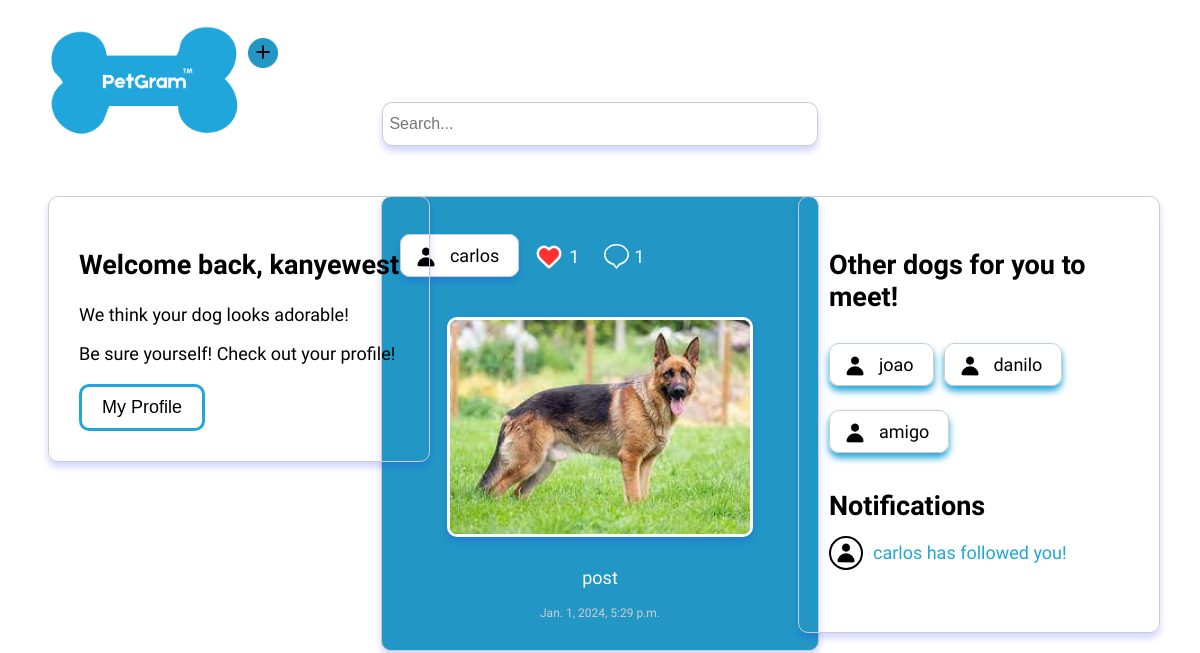
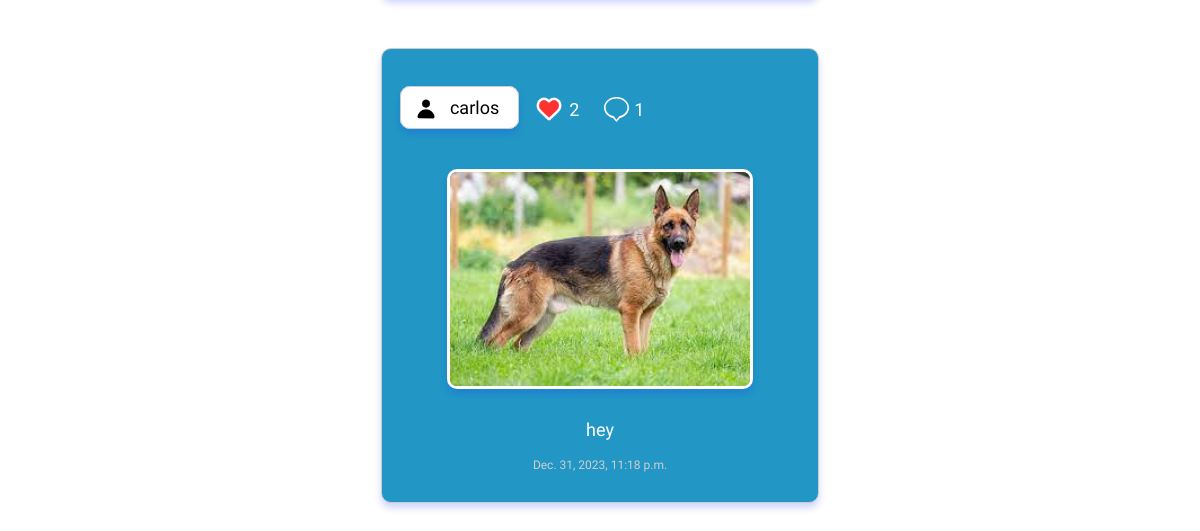
/home/ (signed in), run on an earlier commit of the app's database (2 pictures, top to bottom).
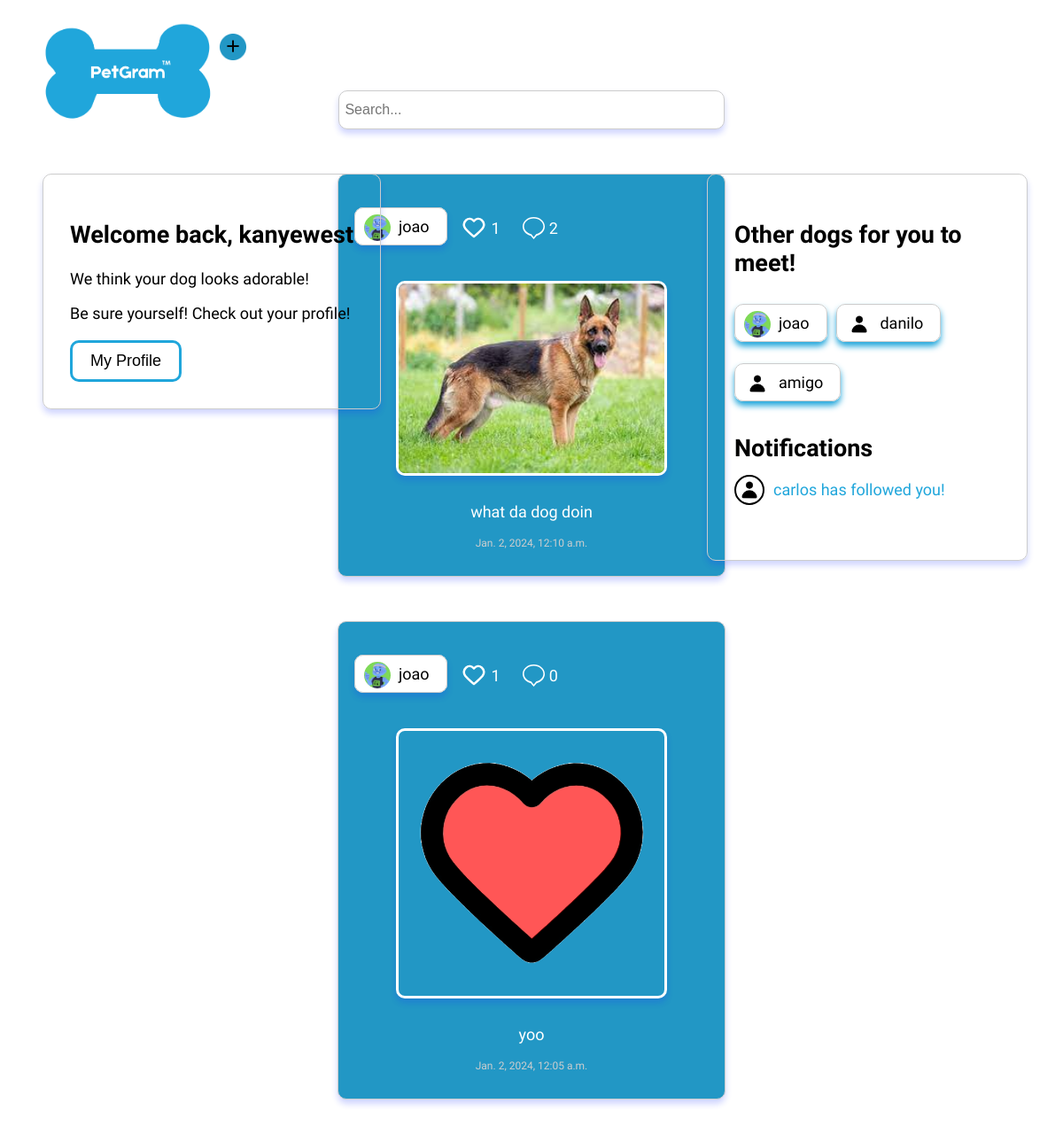
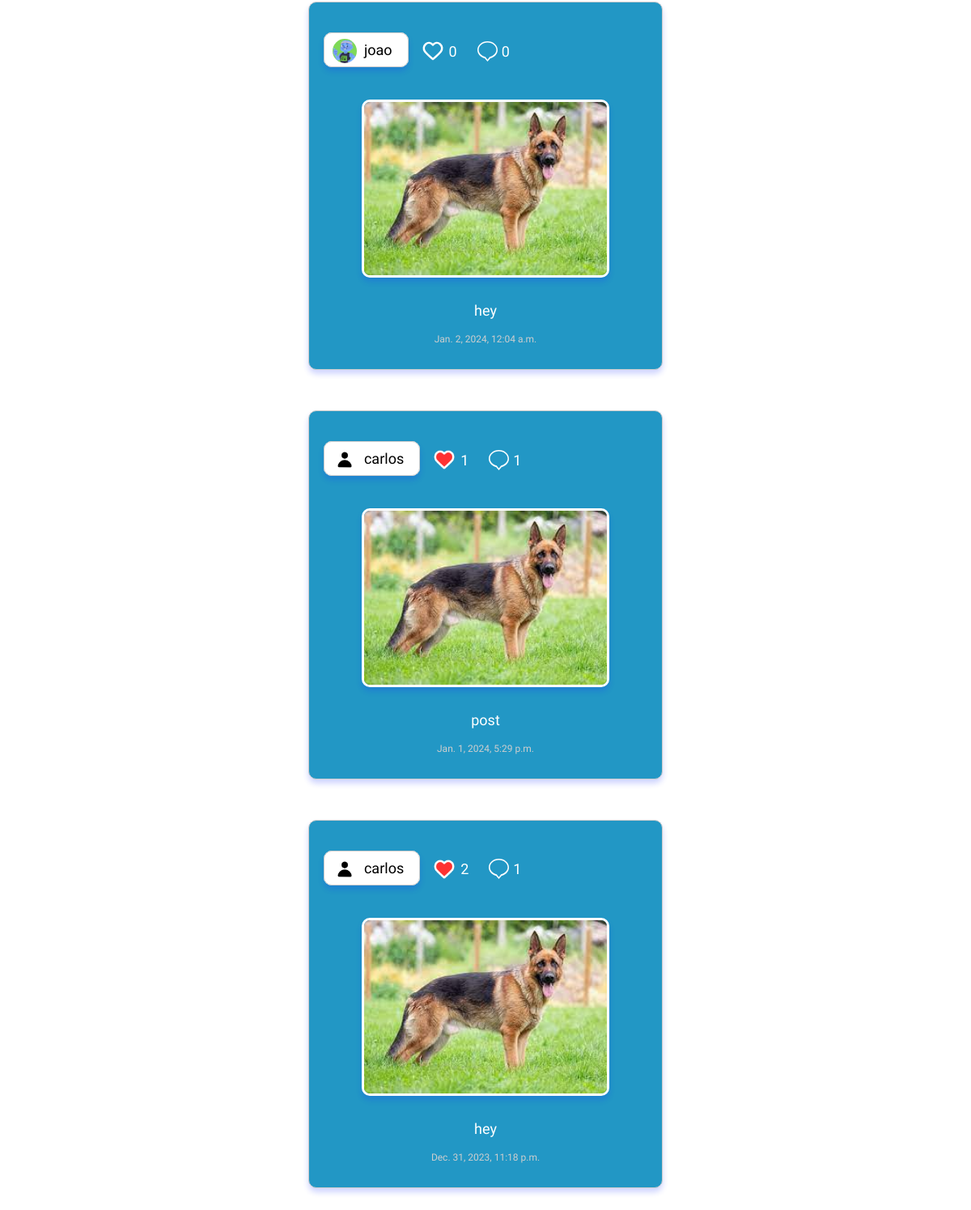
And on a later commit of the database (2 pictures, top to bottom).
### myapp/models.py (models this page shows, shortened)
class User(AbstractUser):
    SPECIES_CHOICES = [
        ('dog', 'Dog'),
        ('cat', 'Cat'),
        ('bird', 'Bird'),
        ('fish', 'Fish'),
        ('rabbit', 'Rabbit'),
        ('hamster', 'Hamster'),
        ('turtle', 'Turtle'),
        ('horse', 'Horse'),
        ('snake', 'Snake'),
        ('lizard', 'Lizard'),
        ('pig', 'Pig'),
        ('monkey', 'Monkey'),
        ('other', 'Other'),
    ]
    profile_image = models.ImageField(null=True, blank=True, upload_to='images/')
    phone = models.CharField(max_length=20, null=True, blank=True)
    address = models.CharField(max_length=50, null=True, blank=True)
    amount_of_followers = models.IntegerField(default=0)
    amount_of_following = models.IntegerField(default=0)
    followers = models.ManyToManyField('self', blank=True, symmetrical=False)
    following = models.ManyToManyField('self', blank=True, symmetrical=False, related_name='following_user')
    species = models.CharField(max_length=10, choices=SPECIES_CHOICES, null=True, blank=True)

class UserProfile(models.Model):
    user = models.OneToOneField(User, on_delete=models.CASCADE)
    profile_image = models.ImageField(upload_to='images/', default='images/defaultuser.png')
    bio = models.CharField(max_length=100, null=True, blank=True)

class Notification(models.Model):
    user = models.ForeignKey(User, on_delete=models.CASCADE)
    message = models.CharField(max_length=100, null=True, blank=True)
    user_profile = models.ForeignKey(UserProfile, on_delete=models.CASCADE, null=True)
    post = models.ForeignKey(Post, on_delete=models.CASCADE, null=True)

class Post(models.Model):
    user_profile = models.ForeignKey(UserProfile, on_delete=models.CASCADE, null=True)
    user = models.ForeignKey(User, on_delete=models.CASCADE, null=True, blank=True)
    image = models.ImageField(null=True, upload_to='images/')
    description = models.CharField(max_length=500, null=True, blank=True)
    date = models.DateTimeField(auto_now_add=True)
    likes = models.IntegerField(default=0)
    comment = models.IntegerField(default=0)
    who_liked = models.ManyToManyField(User, related_name='liked_posts', blank=True)

### myapp/views.py (the view)
# urls.py: 2. Add a URL to urlpatterns:  path('', views.home, name='home')
@login_required
def home(request, selected_username=None):
    searched = request.GET.get('searched', '')
    if searched:
        users = User.objects.filter(username__contains=searched)
        posts = Post.objects.filter(description__contains=searched)
        return render(request, 'search_results.html', {'searched': searched, 'users': users})
    followers = request.user.followers.all()
    current_user = request.user
    users = User.objects.all()
    userprofiles = UserProfile.objects.all()
    notifications = Notification.objects.filter(user=current_user).order_by('-id')
    if current_user.is_authenticated:
        posts = Post.objects.all().order_by('-id')
        if selected_username:
            try:
                user_profile = UserProfile.objects.get(user__username=selected_username)
            except UserProfile.DoesNotExist:
                user_profile = None
        else:
            user_profile = current_user.userprofile
        liked_posts = Likes.objects.filter(user=current_user).values_list('post', flat=True)
        return render(request, 'home.html', {'posts': posts, 'user_profile': user_profile, 'liked_posts': liked_posts, 'users': users, 'followers': followers, 'current_user': current_user, 'userprofiles': userprofiles, 'notifications' : notifications})
    else:
        return redirect('login')

### myapp/templates/home.html (shortened to what this page needs)
{% extends "homebase.html" %}
{% block content %}
<!DOCTYPE html>
<html lang="en">
<head>
</head>
<body>
    {% load static %}
        <img id="logo" src="{% static 'img/logo.png' %}" alt="Petgram Logo">
        <a href="{% url 'create' %}">
            <img id="new" src="{% static 'img/addNewpost.png' %}" alt="Add a new post" title="Add a new post">
        </a>
        <form id="search-bar" method = POST action = "{% url 'search_results' %}" name = "searched">
            <input type="text" placeholder=" Search..." name = "searched">
        </form>
    <div class="posts">
        <div class="card2">
            <div class="card-content">
                <h2>Other {{user.species}}{% if user.species == 'fish' %}e{% endif %}s for you to meet!</h2>
                <div class = "user_box">
                    {% for userprofile in userprofiles|slice:":5" %}
                        {% if userprofile.user.species == current_user.species and userprofile.user != current_user %}
                            <a href="{% url 'view_other_profile' username=userprofile.user.username %}">
                                <pre><span style = "box-shadow: 0 5px 7px #20A6DB" ><img id = "profilepic" src="{{ userprofile.profile_image.url }}" alt="">  {{ userprofile.user.username }}  </span></pre>
                            </a>
                        {% endif %}
                    {% endfor %}
                </div>
                <h2 style = "margin-top: 30px;">Notifications</h2>
                {% for notification in notifications|slice:":5" %}
                {% if notification.user_profile.user != current_user %}
                <div class = notification_info>
                        {% if not notification.post %}
                        <img id = "profilepic" style = "border: 2px solid black" src="{{ notification.user_profile.profile_image.url }}" alt="">
                            <a href="{% url 'view_other_profile' username=notification.user_profile.user.username %}" style = "position: relative;
                            left: 10px;">
                                <p>{{ notification.message }}</p>
                            </a>
                        {% else %}
                        <img id = "profilepic" style = "border-radius: 0px; border: 1px solid black" src="{{ notification.post.image.url }}" alt="">
                            <a href="{% url 'comment_post' notification.post.id %}" style = "position: relative;
                            left: 10px;">
                                <p>{{ notification.message }}</p>
                            </a>
                        {% endif %}
                </div>
                {% endif %}
                {% endfor %}
            </div>
        </div>
        <div class="posts">
            <div class="card">
                <div class="card-content">
                    <h2>Welcome back, {{user.username}}</h2>
                    <p>We think your {{user.species}} looks adorable!</p>
                    <p>Be sure yourself! Check out your profile!</p>
                    <a href="{% url 'view_other_profile' username=user.username %}"><button>My Profile</button></a>
                </div>
            </div>
        {% for post in posts %}
        {% if current_user in post.user.followers.all %}
            <div class="post">
                <div class = "info">
                    <a href="{% url 'view_other_profile' username=post.user.username %}">
                        <pre><span><img id = "profilepic" src="{{ post.user_profile.profile_image.url }}" alt="">  {{ post.user.username }}  </span></pre>
                    </a>
                <div id = "postlikes">
                        {% if post.id in liked_posts %}
                        <a href="{% url 'like_post' post.id %}">
                            <img id = "heart" src="{% static 'img/LikedPost.png' %}" alt="">
                        </a><p>{{ post.likes}}</p>
                        {% else %}
                        <a href="{% url 'like_post' post.id %}">
                            <img id = "heart" src="{% static 'img/likePost.svg' %}" alt="">
                        </a><p>{{ post.likes}}</p>
                        {% endif %}
                        <a href="{% url 'comment_post' post.id %}">
                            <img id = "heart" style = "width: 25px" src="{% static 'img/comment.svg' %}" alt="">
                        </a><p>{{post.comment}}</p>
                </div>
                </div>
            {% if post.image %}
                <img id = "post_image" src="{{ post.image.url }}" alt="">
            {% endif %}
            <p>{{ post.description }}</p>
            <p id = "date">{{ post.date }}</p>
        </div>
        {% endif %}
        {% endfor %}
    </div>
</body>
</html>
{% endblock %}

### myapp/templates/homebase.html (shortened to what this page needs)
<!DOCTYPE html>
<html lang="en">
<head>
    {% load static %}
    <link rel="stylesheet" href="{% static 'homestyle.css' %}">
</head>
<body>
        {% block content %}{% endblock %}
</body>
</html>

### myapp/static/homestyle.css (style rules this page uses)
body { font-family: 'Afacad', sans-serif; font-size: 18px; }
img { top: 20px; display: block; margin: 30px auto; width: 75%; }
#post_image { border-radius: 10px; box-shadow: 0 5px 7px rgba(22, 45, 255, 0.2); border: 3px solid #ffffff; }
.post { margin: 50px auto; width: 400px; padding: 1em; padding-top: 30px; border: 1px solid #CCC; border-radius: 10px; background-color: #2297c5; box-shadow: 0 5px 7px rgba(22, 45, 255, 0.2); height: 115%; }
#logo { float:left; width: 200px; margin: 10px 0; margin-left: 40px; }
.post p { color : white; text-align: center; }
span { color: rgb(0, 0, 0); font-size: 18px; border: 1px solid #CCC; border-radius: 10px; padding: 10px; box-shadow: 0 5px 7px rgba(22, 45, 255, 0.2); background-color: #ffffff; }
#new { display: inline-block; width: 30px; }
.card { position: fixed; float: left; margin-left: 40px; border: 1px solid #CCC; border-radius: 10px; padding: 30px; box-shadow: 0 5px 7px rgba(22, 45, 255, 0.2); }
#profilepic { margin : -10px 0; display: inline-block; width: 30px; height: 30px; border-radius: 50%; overflow: hidden; }
.card2 { width: 300px; border: 1px solid #CCC; border-radius: 10px; padding: 30px; box-shadow: 0 5px 7px rgba(22, 45, 255, 0.2); position: fixed; right: 40px; height:375px; overflow: auto; }
#search-bar { display: flex; justify-content: center; align-items: center; margin-right: 240px; }
#search-bar input[type="text"] { width: 430px; height: 40px; font-size: 16px; border: 1px solid #CCC; border-radius: 10px; box-shadow: 0 5px 7px rgba(22, 45, 255, 0.2); }
button { display: block; margin-top: 20px; border-radius: 10px; border: 3px solid #20a6db; background-color: #ffffff; font-size: 18px; padding: 10px 20px; cursor: pointer; }
a { text-decoration: none; }
pre { font-family: 'Afacad', sans-serif; font-size: 18px; }
.info { display: flex; flex-direction: row; }
#heart { width:30px; margin: 15px; }
#postlikes { display: flex; align-items: center; }
#postlikes p { position: relative; right: 10px; }
#date { font-size: 12px; color : #cecece; }
.notification_info { display: flex; flex-direction: row; align-items: center; justify-content: flex-start; position: relative; bottom:20px; }
a { color: #20a6db; }
.user_box { display: flex; flex-direction: row; align-items: center; justify-content: flex-start; flex-wrap: wrap; gap: 10px; }

What changed in the data, as far as the page shows it:
changed UserProfile "joao": profile_image: picture added in place of a placeholder
added Post: user_profile.profile_image (picture), user.username "joao", likes "1", comment "2", image (picture), description "what da dog doin", date "Jan. 2, 2024, 12:10 a.m."
added Post: user_profile.profile_image (picture), user.username "joao", likes "1", comment "0", image (picture), description "yoo", date "Jan. 2, 2024, 12:05 a.m."
added Post: user_profile.profile_image (picture), user.username "joao", likes "0", comment "0", image (picture), description "hey", date "Jan. 2, 2024, 12:04 a.m."
